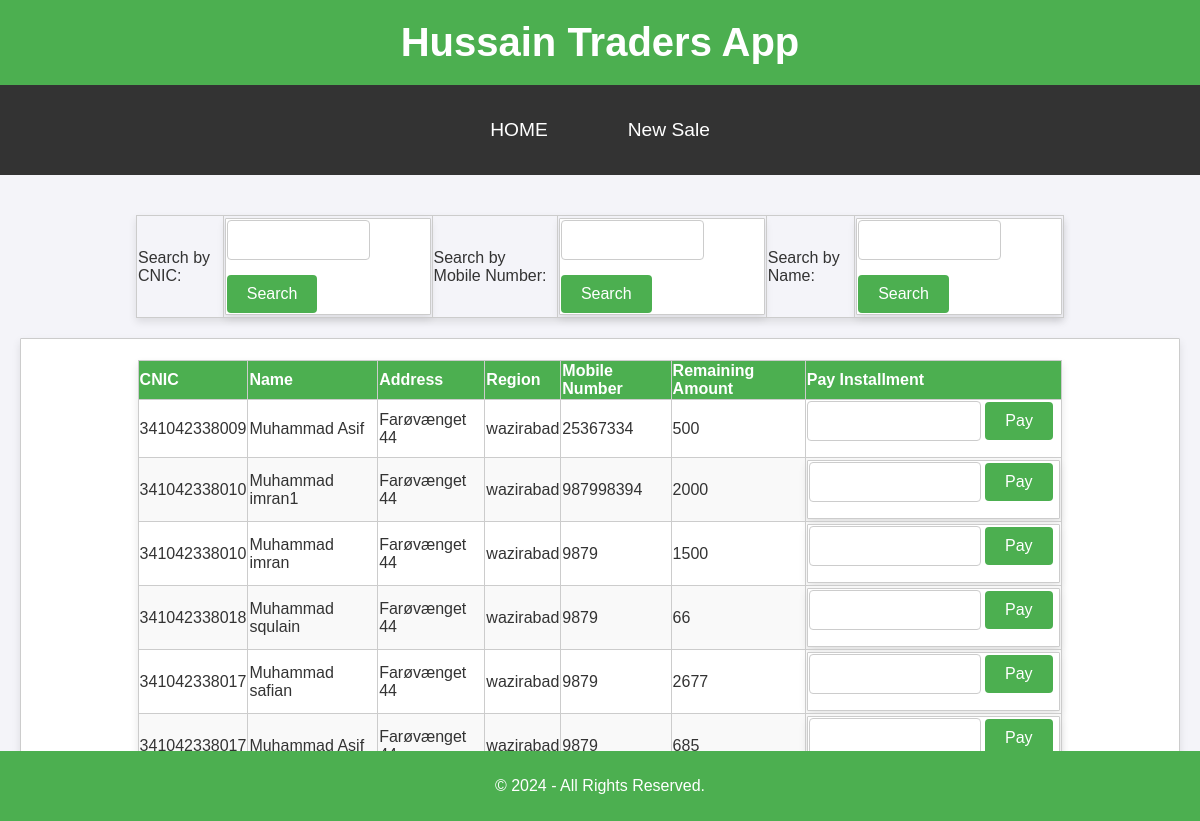
The page /listcust on the database its author committed.
### tables this page shows
CREATE TABLE installments (id INTEGER primary key AUTOINCREMENT, customer_id INTEGER, product TEXT, advance INTEGER, sale_price INTEGER, agreed_installment INTEGER, remaining_amount INTEGER, modified DATETIME DEFAULT CURRENT_TIMESTAMP, FOREIGN KEY (customer_id) REFERENCES customers(id));

CREATE TABLE customers (id INTEGER primary key AUTOINCREMENT, name TEXT, father_name TEXT, addr TEXT, cnic TEXT, product TEXT, mobile_number TEXT, guarantor1 TEXT, guarantor2 TEXT, created DATETIME DEFAULT CURRENT_TIMESTAMP, region TEXT);

### app.py (the view)
@app.route('/listcust')
def listcust():
   con = sql.connect("ht.db")
   con.row_factory = sql.Row
   cur = con.cursor()
   cur.execute("select * from installments Inner join customers on installments.customer_id = customers.id ORDER BY CREATED DESC LIMIT 100")
   customers = cur.fetchall()
   return render_template("listcust.html", customers = customers)

### templates/listcust.html (shortened to what this page needs)
<!DOCTYPE html>
<html lang="en">
<head>
    <link rel="stylesheet" href="{{ url_for('static', filename='styles.css') }}">
</head>
<body>
   <header>
      <h1>Hussain Traders App</h1>
  </header>
  <nav>
    <a href="/listcust">HOME</a>
    <a href="/addcust">New Sale</a>
</nav>
    <main>
        <table>
            <tr>
                <td>
                    Search by CNIC:
                </td>
                <td>
                    <form action="{{ url_for('searchcnic') }}" method="POST">
                    <input type="text" id="searchcnic" name="cnic">
                    <input type="submit" value="Search"/>
                    </form>
                </td>
                <td>
                    Search by Mobile Number:
                </td>
                <td>
                    <form action="{{ url_for('searchmobile') }}" method="POST">
                    <input type="text" id="searchmobile" name="mobile">
                    <input type="submit" value="Search"/>
                    </form>
                </td>
                <td>
                    Search by Name:
                </td>
                <td>
                    <form action="{{ url_for('searchname') }}" method="POST">
                        <input type="text" id="searchname" name="name">
                        <input type="submit" value="Search"/>
                        </form>
                </td>
            </tr>
        </table>
        <form action="{{ url_for('pay_installment') }}" method="POST">
        <table>
            <thead>
                <tr>
                    <th>CNIC</th>
                    <th>Name</th>
                    <th>Address</th>
                    <th>Region</th>
                    <th>Mobile Number</th>
                    <th>Remaining Amount</th>
                    <th>Pay Installment</th>
                </tr>
            </thead>
            <tbody>
                {% for row in customers %}
                <tr>
                    <td>{{ row["cnic"] }}</td>
                    <td>{{ row["name"] }}</td>
                    <td>{{ row["addr"] }}</td>
                    <td>{{ row["region"] }}</td>
                    <td>{{ row["mobile_number"] }}</td>
                    <td>{{ row["remaining_amount"] }}</td>
                    <td>
                        <form action="{{ url_for('pay_installment') }}" method="POST">
                            <input type="text" id="amount_{{ row['customer.id'] }}" name="amount">
                            <input type="submit" value="Pay"/>
                        </form>
                    </td>
                </tr>
                {% endfor %}
            </tbody>
        </table>
    </main>
    <footer>
      <p>&copy; 2024 - All Rights Reserved.</p>
  </footer>
</body>
</html>

### static/styles.css (style rules this page uses)
body { font-family: Arial, sans-serif; margin: 0; padding: 0; background-color: #f4f4f9; color: #333; }
header { background-color: #4CAF50; color: white; padding: 20px 10px; text-align: center; }
header h1 { margin: 0; font-size: 2.5em; }
nav { background-color: #333; overflow: hidden; display: flex; justify-content: center; }
nav a { color: white; padding: 14px 20px; text-decoration: none; display: block; text-align: center; transition: background-color 0.3s; }
main { padding: 20px; text-align: center; }
footer { background-color: #4CAF50; color: white; text-align: center; padding: 10px 0; position: fixed; bottom: 0; width: 100%; }
form { background-color: #ffffff; border: 1px solid #ccc; border-radius: 1px; padding: 1px; margin: 1px auto; max-width: auto; box-shadow: 0 4px 8px rgba(0, 0, 0, 0.1); }
form input[type="text"], form textarea { width: 60%; padding: 10px; margin-bottom: 15px; border: 1px solid #ccc; border-radius: 4px; font-size: 1em; }
form input[type="submit"] { background-color: #4CAF50; color: white; border: none; padding: 10px 20px; border-radius: 4px; cursor: pointer; font-size: 1em; }
table { width: 80%; margin: 20px auto; border-collapse: collapse; text-align: left; box-shadow: 0 4px 8px rgba(0, 0, 0, 0.1); }
table thead { background-color: #4CAF50; color: white; }
table th, table td { padding: 1px; border: 1px solid #ccc; }
table tr:nth-child(even) { background-color: #f9f9f9; }
a { text-decoration: none; color: #4CAF50; display: inline-block; margin: 20px; font-size: 1.2em; }

### rows shown on the page
installments: cnic "341042338009", name "Muhammad Asif", addr "Farøvænget 44", region "wazirabad", mobile_number "25367334", remaining_amount "500"
installments: cnic "341042338010", name "Muhammad imran1", addr "Farøvænget 44", region "wazirabad", mobile_number "987998394", remaining_amount "2000"
installments: cnic "341042338010", name "Muhammad imran", addr "Farøvænget 44", region "wazirabad", mobile_number "9879", remaining_amount "1500"
installments: cnic "341042338018", name "Muhammad squlain", addr "Farøvænget 44", region "wazirabad", mobile_number "9879", remaining_amount "66"
installments: cnic "341042338017", name "Muhammad safian", addr "Farøvænget 44", region "wazirabad", mobile_number "9879", remaining_amount "2677"
installments: cnic "341042338017", name "Muhammad Asif", addr "Farøvænget…", region "wazirabad", mobile_number "9879", remaining_amount "685"
